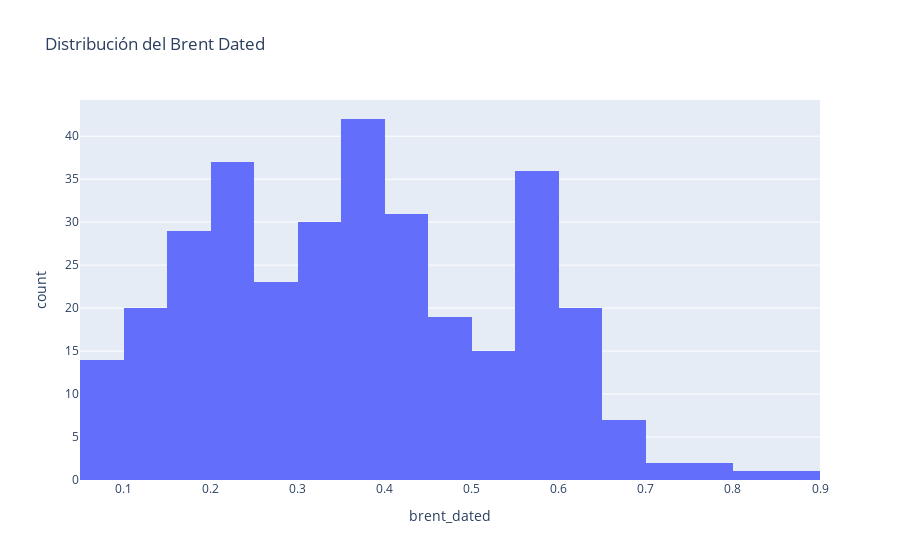

The cell this chart's notebook holds for it:
### Code cell
fig = px.histogram(glp, x='brent_dated', nbins=30, title='Distribución del Brent Dated')
fig.show()

### Figure 1 — Plotly figure (JSON) as saved in the notebook; plotly's stock layout.template omitted (floating-point values rounded to 4 significant figures; data arrays with more than 128 entries replaced by an {"elided": "..."} marker saying what was removed)
{"data": [{"alignmentgroup": "True", "bingroup": "x", "hovertemplate": "brent_dated=%{x}<br>count=%{y}<extra></extra>", "legendgroup": "", "marker": {"color": "#636efa", "pattern": {"shape": ""}}, "name": "", "nbinsx": 30, "offsetgroup": "", "orientation": "v", "showlegend": false, "type": "histogram", "x": {"elided": "329 float values"}, "xaxis": "x", "yaxis": "y"}], "layout": {"barmode": "relative", "legend": {"tracegroupgap": 0}, "title": {"text": "Distribución del Brent Dated"}, "xaxis": {"anchor": "y", "domain": [0, 1], "title": {"text": "brent_dated"}}, "yaxis": {"anchor": "x", "domain": [0, 1], "title": {"text": "count"}}}}
